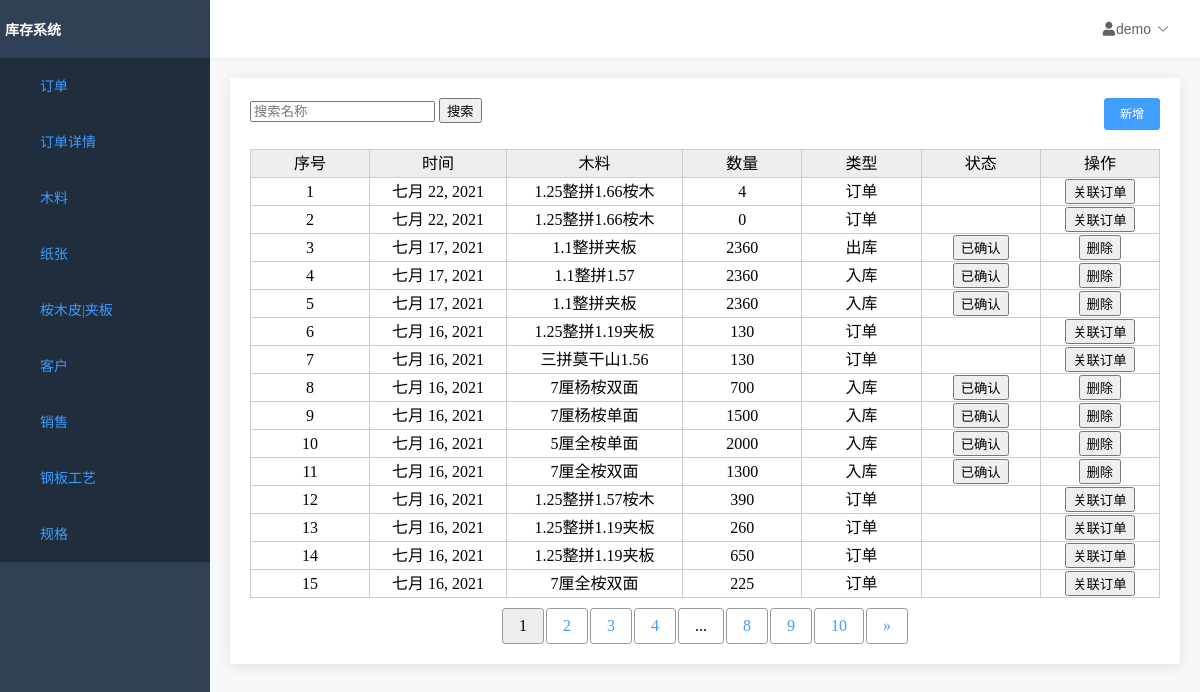
The app's page /home/wood/form/list/ with its own data.
### order/models.py (models this page shows)
class WoodFormModel(models.Model):
    id = models.AutoField(primary_key=True)
    name = models.ForeignKey(
        WoodModel,
        verbose_name='木料',
        on_delete=models.PROTECT)
    arrive_date = models.DateField('到货时间', default=now)
    count = models.IntegerField('数量', default=0)
    type = models.CharField('类型', max_length=4, choices=FORM_TYPE, default='1')
    order = models.ForeignKey(
        OrderModel,
        verbose_name='关联订单',
        on_delete=models.CASCADE, null=True)
    sure = models.BooleanField(
        '是否确认', default=False, blank=False, null=False)
    complete = models.BooleanField(
        '是否完成', default=False, blank=False, null=False)
    user = models.ForeignKey(
        User,
        verbose_name='作者',
        on_delete=models.PROTECT, null=True)
    note = models.TextField('备注', max_length=256, default='')
    created_time = models.DateTimeField('创建时间', default=now)
    last_mod_time = models.DateTimeField('修改时间', auto_now=True)
    objects = models.Manager()

### wood/models.py (models this page shows, shortened)
class WoodModel(models.Model):
    id = models.AutoField(primary_key=True)
    name = models.TextField('名称', max_length=64, unique=False, null=False)
    factory = models.TextField('厂家', max_length=64, default="")
    count = models.IntegerField('数量', default=0)
    note = models.TextField('备注', max_length=256, default='')
    enable = models.BooleanField(
        '是否使用', default=True, blank=False, null=False)
    created_time = models.DateTimeField('创建时间', default=now)
    last_mod_time = models.DateTimeField('修改时间', auto_now=True)
    objects = models.manager

### wood/views.py (the view)
# urls.py: path('form/list/', views.WoodFormListView.as_view(), name='wood_form_list'),
class WoodFormListView(ListView):
    paginate_by = 15
    model = WoodFormModel
    template_name = 'woodformlist.html'
    context_object_name = 'object_list'
    def get_queryset(self):
        q = Q()
        name = self.request.GET.get('name')
        obj_id = self.request.GET.get('id')
        if obj_id:
            q.add(Q(name_id=obj_id), Q.AND)
        elif name:
            id_list = WoodModel.objects.filter(name__contains=name)
            q.add(Q(name__in=id_list), Q.AND)
        return WoodFormModel.objects.filter(q).order_by('-id')
    def get_context_data(self, **kwargs):
        context = super(WoodFormListView, self).get_context_data(**kwargs)
        return context

### InventorySystem/context_processor.py (called while the page is built)
def nav_list(request):
    func_list = []
    func_list.append(('订单', '/home/order/head/list'))
    func_list.append(('订单详情', '/home/order/list'))
    func_list.append(('木料', '/home/wood/list'))
    func_list.append(('纸张', '/home/paper/list'))
    func_list.append(('桉木皮|夹板', '/home/skin/list'))
    func_list.append(('客户', '/home/customer/list'))
    func_list.append(['销售', '/home/salesman/list'])
    func_list.append(('钢板工艺', '/home/process/technology/list'))
    func_list.append(('规格', '/home/process/specification/list'))
    return locals()

### order/templatetags/order_extras.py (called while the page is built)
@register.simple_tag(takes_context=True)
def param_replace(context, **kwargs):
    d = context['request'].GET.copy()
    for k, v in kwargs.items():
        d[k] = v
    for k in [k for k, v in d.items() if not v]:
        del d[k]
    return d.urlencode()

### templates/woodformlist.html (shortened to what this page needs)
{% extends 'table.html' %}
{% block table %}
<div>
    <div class="top_tool_bar">
        <form method="get">
            <input type="text" autocomplete="off" name="name" placeholder="搜索名称">
            <button type="submit">
                <span>搜索</span>
            </button>
        </form>
        <div class="right_buttons">
            <a href="/home/skin/form/add">
                <button type="button">
                    <span>新增</span>
                </button>
            </a>
        </div>
    </div>
    <div class="results">
        <table id="result_list">
            <tr>
                <th scope="col" class="sortable column-id">序号</th>
                <th scope="col" class="sortable column-name">时间</th>
                <th scope="col" class="sortable column-name">木料</th>
                <th scope="col" class="sortable column-name">数量</th>
                <th scope="col" class="sortable column-name">类型</th>
                <th scope="col">状态</th>
                <th scope="col">操作</th>
            </tr>
            {% for form in object_list %}
            <tr>
                <td>{{ forloop.counter }}</td>
                <td>{{ form.arrive_date }}</td>
                <td>{{ form.name.name }}</td>
                <td>{{ form.count }}</td>
                <td>
                    {% if form.type == '1' %}
                    入库
                    {% elif form.type == '2' %}
                    出库
                    {% elif form.type == '3' %}
                    损耗
                    {% else %}
                    订单
                    {% endif %}
                </td>
                <td>
                    {% if not form.order %}
                    <a href="/home/wood/form/sure?id={{ form.id }}">
                        {% if form.sure %}
                        <input type="button" value="已确认">
                        {% else %}
                        <input type="button" value="确认">
                        {% endif %}
                    </a>
                    {% endif %}
                </td>
                <td>
                    {% if form.order %}
                    <a href="/home/order/head/view/detail/{{ form.order.id }}/">
                        <input type="button" value="关联订单">
                    </a>
                    {% else %}
                    <a href="/home/wood/form/del?id={{ form.id }}">
                        <input type="button" value="删除">
                    </a>
                    {% endif %}
                </td>
            </tr>
            {% endfor %}
        </table>
    </div>
</div>
{% endblock %}

### static/css/base.css (style rules this page uses)
a:link, a:visited { color: #3f9eff; text-decoration: none; }
td, th { vertical-align: inherit; border-bottom: none; }
body, #container { background-color: #f1f1f1; }

### static/css/index.css (style rules this page uses)
html, body { padding: 0px; margin: 0px; background-color: #f8f8f8; height: 100%; overflow: hidden; }

### templates/table.html (style rules this page uses)
table { width: 100%; background: #ccc; margin: 10px auto; white-space:nowrap; border-collapse: collapse; }
th,td { height: 25px; line-height: 25px; text-align: center; border: 1px solid #ccc; }
th { background: #eee; font-weight: normal; }
td { min-width:80px; max-width:100%; }
tr { background: #fff; }
td a { color: #06f; text-decoration: none; }
.top_tool_bar { display:flex; flex-flow: row; }
.right_buttons { margin-left:auto }
.right_buttons button { background-color: #409EFF; color: #fff; padding: 9px 15px; font-size: 12px; border-radius: 3px; line-height: 1; border: 1px solid #409EFF; }

### records on screen
WoodFormModel: arrive_date "七月 22, 2021", name.name "1.25整拼1.66桉木", count "4", type "订单"
WoodFormModel: arrive_date "七月 22, 2021", name.name "1.25整拼1.66桉木", count "0", type "订单"
WoodFormModel: arrive_date "七月 17, 2021", name.name "1.1整拼夹板", count "2360", type "出库"
WoodFormModel: arrive_date "七月 17, 2021", name.name "1.1整拼1.57", count "2360", type "入库"
WoodFormModel: arrive_date "七月 17, 2021", name.name "1.1整拼夹板", count "2360", type "入库"
WoodFormModel: arrive_date "七月 16, 2021", name.name "1.25整拼1.19夹板", count "130", type "订单"
WoodFormModel: arrive_date "七月 16, 2021", name.name "三拼莫干山1.56", count "130", type "订单"
WoodFormModel: arrive_date "七月 16, 2021", name.name "7厘杨桉双面", count "700", type "入库"
WoodFormModel: arrive_date "七月 16, 2021", name.name "7厘杨桉单面", count "1500", type "入库"
WoodFormModel: arrive_date "七月 16, 2021", name.name "5厘全桉单面", count "2000", type "入库"
WoodFormModel: arrive_date "七月 16, 2021", name.name "7厘全桉双面", count "1300", type "入库"
WoodFormModel: arrive_date "七月 16, 2021", name.name "1.25整拼1.57桉木", count "390", type "订单"
WoodFormModel: arrive_date "七月 16, 2021", name.name "1.25整拼1.19夹板", count "260", type "订单"
WoodFormModel: arrive_date "七月 16, 2021", name.name "1.25整拼1.19夹板", count "650", type "订单"
WoodFormModel: arrive_date "七月 16, 2021", name.name "7厘全桉双面", count "225", type "订单"

### other values on screen
{{ func.0 }} "订单" "订单详情" "木料" "纸张" "桉木皮|夹板" "客户" "销售" "钢板工艺" "规格"
{{ page }} "1"
{{ page }} "2" "3" "4" "8" "9" "10"
